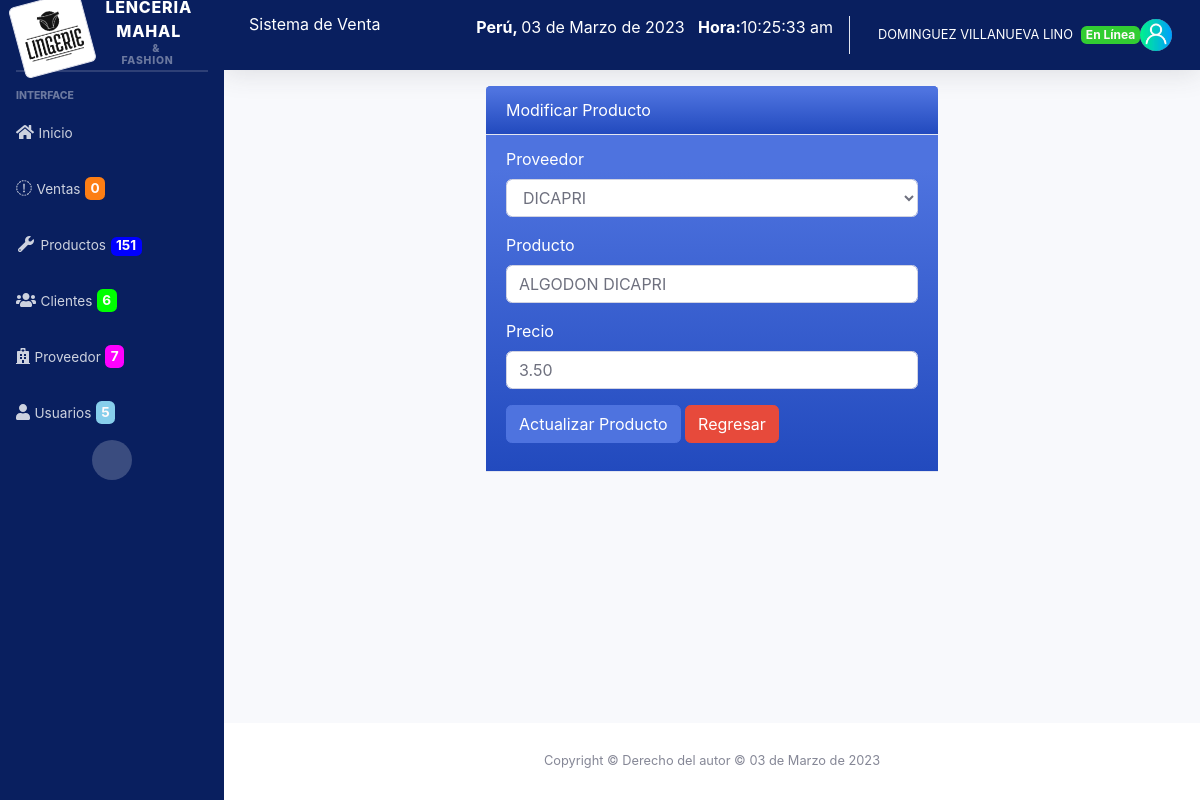
The page /sistema/editar_producto.php?id=1 (signed in) on the database its author committed.
### tables this page shows
CREATE TABLE `producto` (
  `codproducto` int(11) NOT NULL,
  `descripcion` varchar(200) NOT NULL,
  `proveedor` int(11) NOT NULL,
  `precio` decimal(11,2) NOT NULL,
  `existencia` int(11) NOT NULL,
  `usuario_id` int(11) NOT NULL,
  `precio_compra` decimal(11,2) NOT NULL,
  `precio_cuarto` decimal(11,2) NOT NULL,
  `precio_venta` decimal(11,2) NOT NULL,
  `precio_final` decimal(11,2) NOT NULL
);

CREATE TABLE `proveedor` (
  `codproveedor` int(11) NOT NULL,
  `proveedor` varchar(100) NOT NULL,
  `contacto` varchar(100) NOT NULL,
  `telefono` int(11) NOT NULL,
  `direccion` varchar(100) NOT NULL,
  `usuario_id` int(11) NOT NULL
);

### sistema/editar_producto.php (the view, shortened to what this page needs)
<?php
include_once "includes/header.php";
include "../conexion.php";
if (empty($_REQUEST['id'])) {
  header("Location: lista_productos.php");
} else {
  $id_producto = $_REQUEST['id'];
  $query_producto = mysqli_query($conexion, "SELECT p.codproducto, p.descripcion, p.precio, pr.codproveedor, pr.proveedor FROM producto p INNER JOIN proveedor pr ON p.proveedor = pr.codproveedor WHERE p.codproducto = $id_producto");
  $result_producto = mysqli_num_rows($query_producto);
  if ($result_producto > 0) {
    $data_producto = mysqli_fetch_assoc($query_producto);
  } else {
    header("Location: lista_productos.php");
  }
}
?>
<div class="container-fluid">
  <div class="row">
    <div class="col-lg-6 m-auto">
    <div class="card-header bg-gradient-primary text-white">
                Modificar Producto
            </div>
            <div class="card-header bg-gradient-primary text-white" >
          <form action="" method="post">
            <div class="form-group">
              <label for="nombre">Proveedor</label>
              <select id="proveedor" name="proveedor" class="form-control">
                <option value="<?php echo $data_producto['codproveedor']; ?>" selected><?php echo $data_producto['proveedor']; ?></option>
              </select>
            </div>
            <div class="form-group">
              <label for="producto">Producto</label>
              <input type="text" class="form-control" placeholder="Ingrese nombre del producto" name="producto" id="producto" value="<?php echo $data_producto['descripcion']; ?>">
            </div>
            <div class="form-group">
              <label for="precio">Precio</label>
              <input type="text" placeholder="Ingrese precio" class="form-control" name="precio" id="precio" value="<?php echo $data_producto['precio']; ?>">
             </div>
             <div class="form-group">
              <input type="submit" value="Actualizar Producto" class="btn btn-primary">
             <a href="lista_productos.php" class="btn btn-danger text-white btn-outline-danger">Regresar</a>
             </div>
          </form>
      </div>
    </div>
  </div>
</div>
</div>
<?php include_once "includes/footer.php"; ?>

### rows shown on the page
producto: proveedor "DICAPRI", producto "ALGODON DICAPRI", precio "3.50"

### other values the page prints
$data['ventas'] "0"
$data['productos'] "151"
$data['clientes'] "6"
$data['proveedores'] "7"
$data['usuarios'] "5"
fechaPeru('') "03 de Marzo de 2023"
$_SESSION['nombre'] "DOMINGUEZ VILLANUEVA LINO"
fechaPeru() "03 de Marzo de 2023"
